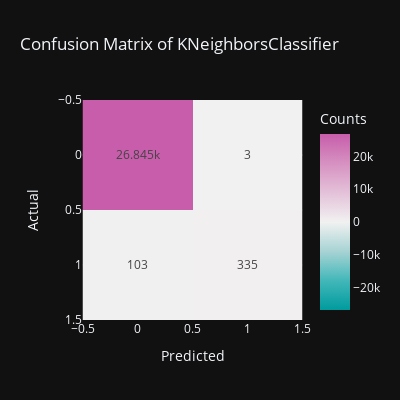
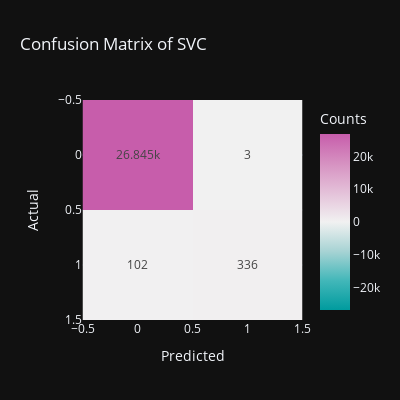
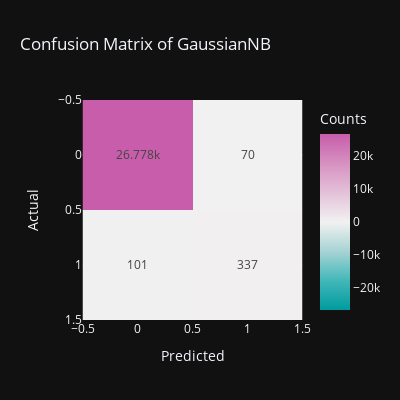
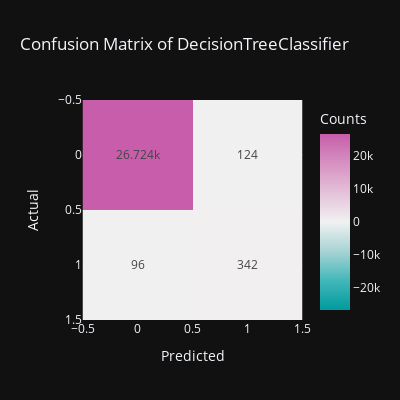

Notebook source saved alongside these figures, in order:
### Markdown cell above
## DATA MODELING AND EVALUATING

### Code cell
# MODELING:

knn=KNeighborsClassifier()
svc=SVC(random_state=42)
nb=GaussianNB()
dtc=DecisionTreeClassifier(random_state=42)
rfc=RandomForestClassifier(random_state=42)
xgb=XGBClassifier(random_state=42)
gbc=GradientBoostingClassifier(random_state=42)
abc=AdaBoostClassifier(random_state=42)
lr=LogisticRegression(max_iter=309,random_state=42,solver="liblinear",C=0.1)
ct=CatBoostClassifier(verbose=1,random_state=42)

models = [knn, svc, nb, dtc, rfc, xgb,gbc, abc, lr,ct]
overral=pd.DataFrame(columns=["Model","Accuracy Score","R2 Score","F1 SCORE","AUC-ROC"])
for model in models:
    
    model.fit(X_train,y_train)
    y_pred=model.predict(X_test)
    acc=accuracy_score(y_test,y_pred)
    r2=r2_score(y_test,y_pred)
    f1=f1_score(y_test,y_pred)
    auc=roc_auc_score(y_test,y_pred)
    
    overral=overral._append({"Model":model.__class__.__name__,
                            "Accuracy Score":acc,"R2 Score":r2,"F1 SCORE":f1,"AUC-ROC":auc},ignore_index=True)
    
    print("Model: ",model.__class__.__name__)
    print("Classification Report: \n",classification_report(y_test,y_pred))
    fig=px.imshow(confusion_matrix(y_test,y_pred),color_continuous_scale='tropic',title="Confusion Matrix of "+model.__class__.__name__,
              labels=dict(x="Predicted",y="Actual",color="Counts"),color_continuous_midpoint=0.8,
              width=400,height=400,template="plotly_dark",text_auto=True)
    fig.show()
    print("----------------------------------------------------------")
    

overral=overral.sort_values(by="Accuracy Score",ascending=False)
overral=overral.style.background_gradient(cmap="Spectral")
overral

### Figure 1 — Plotly figure (JSON) as saved in the notebook; plotly's stock layout.template omitted (floating-point values rounded to 4 significant figures)
{"data": [{"coloraxis": "coloraxis", "hovertemplate": "Predicted: %{x}<br>Actual: %{y}<br>Counts: %{z}<extra></extra>", "name": "0", "texttemplate": "%{z}", "type": "heatmap", "xaxis": "x", "yaxis": "y", "z": [[26845, 3], [103, 335]]}], "layout": {"coloraxis": {"cmid": 0.8, "colorbar": {"title": {"text": "Counts"}}, "colorscale": [[0, "rgb(0, 155, 158)"], [0.1667, "rgb(66, 183, 185)"], [0.3333, "rgb(167, 211, 212)"], [0.5, "rgb(241, 241, 241)"], [0.6667, "rgb(228, 193, 217)"], [0.8333, "rgb(214, 145, 193)"], [1, "rgb(199, 93, 171)"]]}, "height": 400, "title": {"text": "Confusion Matrix of KNeighborsClassifier"}, "width": 400, "xaxis": {"anchor": "y", "constrain": "domain", "domain": [0, 1], "scaleanchor": "y", "title": {"text": "Predicted"}}, "yaxis": {"anchor": "x", "autorange": "reversed", "constrain": "domain", "domain": [0, 1], "title": {"text": "Actual"}}}}

### Figure 2 — Plotly figure (JSON) as saved in the notebook; plotly's stock layout.template omitted (floating-point values rounded to 4 significant figures)
{"data": [{"coloraxis": "coloraxis", "hovertemplate": "Predicted: %{x}<br>Actual: %{y}<br>Counts: %{z}<extra></extra>", "name": "0", "texttemplate": "%{z}", "type": "heatmap", "xaxis": "x", "yaxis": "y", "z": [[26845, 3], [102, 336]]}], "layout": {"coloraxis": {"cmid": 0.8, "colorbar": {"title": {"text": "Counts"}}, "colorscale": [[0, "rgb(0, 155, 158)"], [0.1667, "rgb(66, 183, 185)"], [0.3333, "rgb(167, 211, 212)"], [0.5, "rgb(241, 241, 241)"], [0.6667, "rgb(228, 193, 217)"], [0.8333, "rgb(214, 145, 193)"], [1, "rgb(199, 93, 171)"]]}, "height": 400, "title": {"text": "Confusion Matrix of SVC"}, "width": 400, "xaxis": {"anchor": "y", "constrain": "domain", "domain": [0, 1], "scaleanchor": "y", "title": {"text": "Predicted"}}, "yaxis": {"anchor": "x", "autorange": "reversed", "constrain": "domain", "domain": [0, 1], "title": {"text": "Actual"}}}}

### Figure 3 — Plotly figure (JSON) as saved in the notebook; plotly's stock layout.template omitted (floating-point values rounded to 4 significant figures)
{"data": [{"coloraxis": "coloraxis", "hovertemplate": "Predicted: %{x}<br>Actual: %{y}<br>Counts: %{z}<extra></extra>", "name": "0", "texttemplate": "%{z}", "type": "heatmap", "xaxis": "x", "yaxis": "y", "z": [[26778, 70], [101, 337]]}], "layout": {"coloraxis": {"cmid": 0.8, "colorbar": {"title": {"text": "Counts"}}, "colorscale": [[0, "rgb(0, 155, 158)"], [0.1667, "rgb(66, 183, 185)"], [0.3333, "rgb(167, 211, 212)"], [0.5, "rgb(241, 241, 241)"], [0.6667, "rgb(228, 193, 217)"], [0.8333, "rgb(214, 145, 193)"], [1, "rgb(199, 93, 171)"]]}, "height": 400, "title": {"text": "Confusion Matrix of GaussianNB"}, "width": 400, "xaxis": {"anchor": "y", "constrain": "domain", "domain": [0, 1], "scaleanchor": "y", "title": {"text": "Predicted"}}, "yaxis": {"anchor": "x", "autorange": "reversed", "constrain": "domain", "domain": [0, 1], "title": {"text": "Actual"}}}}

### Figure 4 — Plotly figure (JSON) as saved in the notebook; plotly's stock layout.template omitted (floating-point values rounded to 4 significant figures)
{"data": [{"coloraxis": "coloraxis", "hovertemplate": "Predicted: %{x}<br>Actual: %{y}<br>Counts: %{z}<extra></extra>", "name": "0", "texttemplate": "%{z}", "type": "heatmap", "xaxis": "x", "yaxis": "y", "z": [[26724, 124], [96, 342]]}], "layout": {"coloraxis": {"cmid": 0.8, "colorbar": {"title": {"text": "Counts"}}, "colorscale": [[0, "rgb(0, 155, 158)"], [0.1667, "rgb(66, 183, 185)"], [0.3333, "rgb(167, 211, 212)"], [0.5, "rgb(241, 241, 241)"], [0.6667, "rgb(228, 193, 217)"], [0.8333, "rgb(214, 145, 193)"], [1, "rgb(199, 93, 171)"]]}, "height": 400, "title": {"text": "Confusion Matrix of DecisionTreeClassifier"}, "width": 400, "xaxis": {"anchor": "y", "constrain": "domain", "domain": [0, 1], "scaleanchor": "y", "title": {"text": "Predicted"}}, "yaxis": {"anchor": "x", "autorange": "reversed", "constrain": "domain", "domain": [0, 1], "title": {"text": "Actual"}}}}
